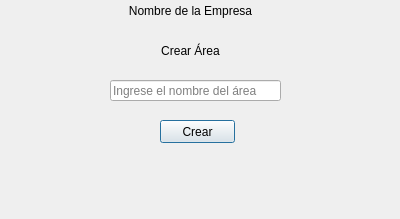
<?xml version="1.0" encoding="UTF-8"?>
<ui version="4.0">
 <class>Dialog</class>
 <widget class="QDialog" name="Dialog">
  <property name="geometry">
   <rect>
    <x>0</x>
    <y>0</y>
    <width>400</width>
    <height>219</height>
   </rect>
  </property>
  <property name="windowTitle">
   <string>Dialog</string>
  </property>
  <widget class="QPushButton" name="pushButton_crear_area">
   <property name="geometry">
    <rect>
     <x>160</x>
     <y>120</y>
     <width>75</width>
     <height>23</height>
    </rect>
   </property>
   <property name="text">
    <string>Crear</string>
   </property>
  </widget>
  <widget class="QLabel" name="label">
   <property name="geometry">
    <rect>
     <x>155</x>
     <y>40</y>
     <width>71</width>
     <height>21</height>
    </rect>
   </property>
   <property name="text">
    <string>Crear Área</string>
   </property>
   <property name="alignment">
    <set>Qt::AlignCenter</set>
   </property>
  </widget>
  <widget class="QLineEdit" name="lineEdit_crear_area">
   <property name="geometry">
    <rect>
     <x>110</x>
     <y>80</y>
     <width>171</width>
     <height>21</height>
    </rect>
   </property>
   <property name="inputMask">
    <string/>
   </property>
   <property name="text">
    <string/>
   </property>
   <property name="placeholderText">
    <string>Ingrese el nombre del área</string>
   </property>
  </widget>
  <widget class="QLabel" name="label_2">
   <property name="geometry">
    <rect>
     <x>366</x>
     <y>50</y>
     <width>351</width>
     <height>20</height>
    </rect>
   </property>
   <property name="text">
    <string>Nombre de la Empresa</string>
   </property>
   <property name="alignment">
    <set>Qt::AlignCenter</set>
   </property>
  </widget>
  <widget class="QLabel" name="label_nombre_empresa">
   <property name="geometry">
    <rect>
     <x>120</x>
     <y>0</y>
     <width>141</width>
     <height>21</height>
    </rect>
   </property>
   <property name="text">
    <string>Nombre de la Empresa</string>
   </property>
   <property name="alignment">
    <set>Qt::AlignCenter</set>
   </property>
  </widget>
 </widget>
 <resources/>
 <connections/>
</ui>
